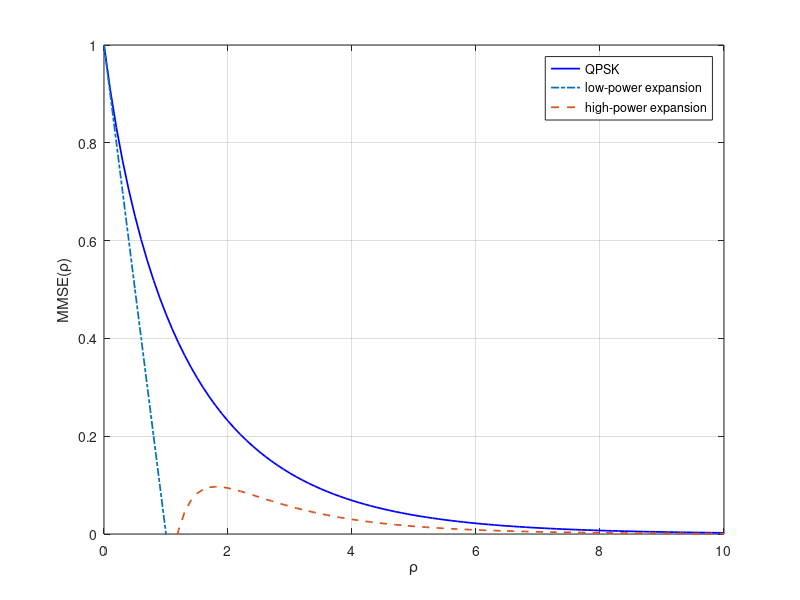

MATLAB code to generate this figure:
rou=0:0.1:10;
mmse=zeros(1,length(rou));
mmse1=zeros(1,length(rou));
mmse2=zeros(1,length(rou));
for n=1:length(rou)
    fun=@(y) tanh(2*sqrt(rou(n)/2).*y).*exp(-(y-sqrt(rou(n)/2)).^2)/sqrt(pi);  
    mmse(n)=1-integral(fun,-inf,inf);   %QPSK
    mmse1(n)=1-rou(n);               %Low-power expansion
    mmse2(n)=exp(-rou(n)/2)*(sqrt(pi)-2.1/rou(n))/(sqrt(2)*rou(n));%High-power expansion
end

plot(rou,mmse,'b','linewidth',1.25)
hold on
grid on
plot(rou,mmse1,'-.','linewidth',1.25)
plot(rou,mmse2,'--','linewidth',1.25) 

ylim([0 1])
xlabel('\rho')
ylabel('MMSE(\rho)')
legend('QPSK','low-power expansion','high-power expansion')